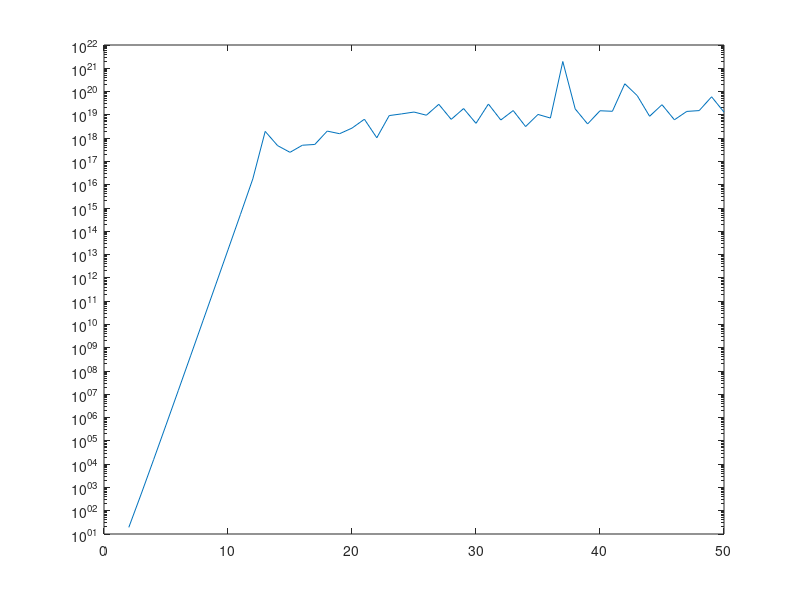

Write the MATLAB code that produced this figure.
%% Ex. 6 - Scheda Algebra Lineare
clc
clear 
close all

A = hilb(1000);
B = rand(1000);

x = ones(1000, 1);
y = x;

b = A*x;
c = B*y;

errA = norm(abs((A\b) - x)./x)
condA = cond(A)
errB = norm(abs((B\c) - y)./y)
condB = cond(B)

conds = zeros(1, 49);
for DIM = 1:49
	conds(DIM) = cond(hilb(DIM + 1));
end

semilogy(2:50, conds);